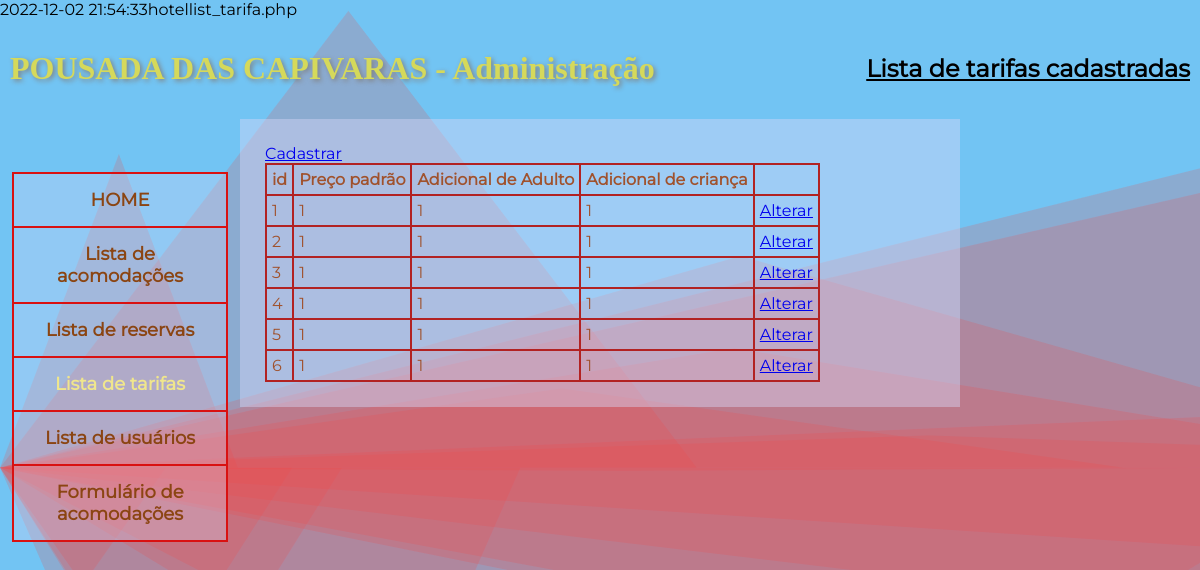
/admin/sub/view_adm/ctrl_tarifa.php, run on the app's committed database.
### tables this page shows
CREATE TABLE `tb_tarifa` (
`id` INT NOT NULL, 
`preco` DECIMAL NOT NULL, 
`preco_adulto` DECIMAL NOT NULL,
`preco_crianca` DECIMAL NOT NULL, 
PRIMARY KEY (`id`)
);

### admin/sub/model/tarifa.dao.php (called while the page is built, shortened)
<?php
    class TarifaDAO{
        private $pdo;
        function __construct($pdo){
            $this->pdo = $pdo;
        }
        function getAll(){
            $sql = "SELECT * FROM tb_tarifa";
            $stmt = $this->pdo->prepare($sql);
            $stmt->execute();
            return $stmt->fetchAll(PDO::FETCH_CLASS);
        }
    }
?>

### admin/sub/view_adm/list_tarifa.php (the view, shortened to what this page needs)
<!DOCTYPE html>
<html>
    <head>
        <link rel="stylesheet" type="text/css" href="../../../style.css">
    </head>
    <body>
        <header>
            <h1>POUSADA DAS CAPIVARAS - Administração</h1>
	        <br>
            <h2>Lista de tarifas cadastradas</h2>
        </header>
            <div id="maindiv">
                <nav id="mainnav">
                    <ul>
                        <li><a href="index.html">HOME</a></li>
                        <li><a href="ctrl_acom.php">Lista de acomodações</a></li>
                        <li><a href="ctrl_reserva.php?action=listar">Lista de reservas</a></li>
                        <li><a href="ctrl_tarifa.php" class="active">Lista de tarifas</a></li>
                        <li><a href="ctrl_usuario.php">Lista de usuários</a></li>
                        <li><a href="form_acomodacao.php">Formulário de acomodações</a></li>
                    </ul>
                </nav>
                <div class="phantomdiv"></div>
                <main>
                    <a href="ctrl_tarifa.php?action=novo">Cadastrar </a>
                    <table border=1>
                        <thead>
                            <tr>
                                <th>id</th>
                    <th>Preço padrão</th>
                    <th>Adicional de Adulto</th>
                    <th>Adicional de criança</th>
                    <th></th>
                </tr>
            </thead>
            <tbody>
                <?php foreach ($tarifas as $index => $tarifa): ?>
                <tr>
                    <td><?= $tarifa->id ?></td>
                    <td><?= $tarifa->preco ?></td>
                    <td><?= $tarifa->preco_adulto ?></td>
                    <td><?= $tarifa->preco_crianca ?></td>
                    <td>
                        <a  href="ctrl_tarifa.php?action=editar&id=<?= $tarifa->id ?>">Alterar</a>
                    </td>
                </tr>
                <?php endforeach; ?>
                </tbody>
                </table>
            </main>
        </div>
    </body>
</html>

### admin/conexao.php (shortened to what this page needs)
<?php
    $database = 'hotel';
    echo $database;
?>

### admin/sub/view_adm/ctrl_tarifa.php (shortened to what this page needs)
<?php
    require_once('../../conexao.php');
    require_once('../model/tarifa.dao.php');
    $tarifaDAO = new TarifaDAO($pdo);
    $view = 'list_tarifa.php';
    if($view == 'list_tarifa.php'){
        echo $view;
        $tarifas = $tarifaDAO->getAll();
    }
    require_once($view);
?>

### style.css (style rules this page uses)
html { height: 100%; }
* { box-sizing: border-box; font-family: "Montserrat"; }
h1 { font-family: Lucida Handwriting; color: #D5D95B; text-shadow: 2px 2px 5px gray; }
h2 { font-weight: 900; text-decoration: underline; }
body { background-image: url(imagens/fundo.png); margin: 0; padding: 0; height: 100%; }
header { min-height: 50px; display: flex; justify-content: space-between; align-items: center; margin: 10px; }
main { float: right; width: 60%; background-color: #d5d5f570; padding: 25px; }
ul { list-style-type: none; margin: 0; padding: 0; }
li a { width: 100%; display: block; padding: 15px; font-weight: 700; }
a.active { color: khaki; }
#mainnav { overflow: hidden; position: fixed; top: 20%; width: 18%; margin: 1%; }
nav { border: 1px solid #D91111; background-color: #d5d5f550; }
nav a { display: block; color: saddlebrown; text-align: center; text-decoration: none; font-size: 18px; border: 1px solid #D91111; border-collapse: collapse; }
#maindiv { display: flex; justify-content: spaces-between; }
.phantomdiv { width: 20%; }
table { color: sienna; border-collapse: collapse; }
th, td { border: 2px solid firebrick; padding: 5px; }

### data on the page
tb_tarifa: id "1", preco "1", preco_adulto "1", preco_crianca "1"
tb_tarifa: id "2", preco "1", preco_adulto "1", preco_crianca "1"
tb_tarifa: id "3", preco "1", preco_adulto "1", preco_crianca "1"
tb_tarifa: id "4", preco "1", preco_adulto "1", preco_crianca "1"
tb_tarifa: id "5", preco "1", preco_adulto "1", preco_crianca "1"
tb_tarifa: id "6", preco "1", preco_adulto "1", preco_crianca "1"

### other printed values
$database "hotel"
$view "list_tarifa.php"
